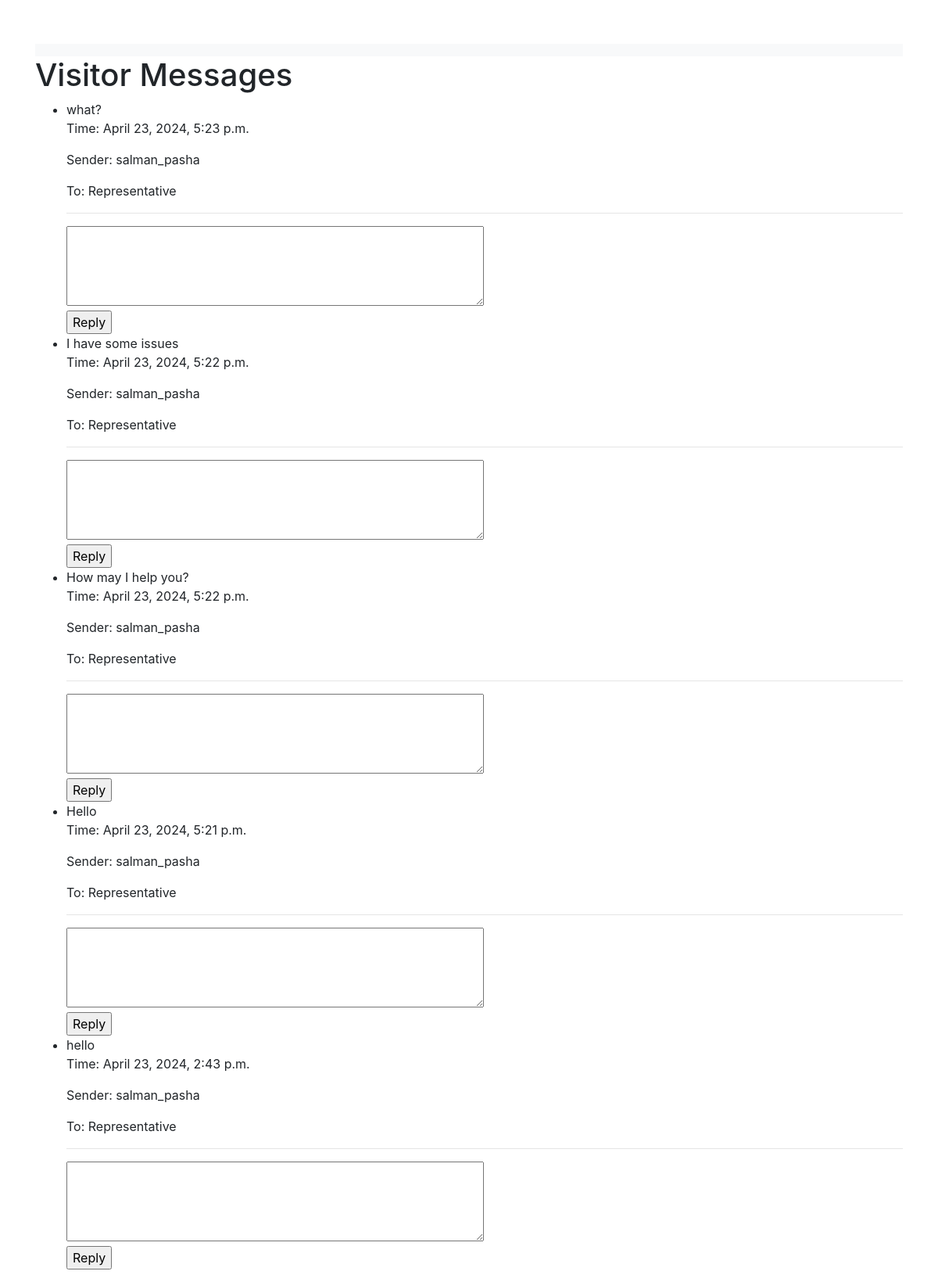
The app's page /message_view/ (signed in) with its own data.
### Support_Group/models.py (models this page shows, shortened)
class Message(models.Model):
    user = models.ForeignKey(get_user_model(), on_delete= models.CASCADE)
    support_group = models.ForeignKey(SupportGroup, on_delete = models.CASCADE)
    message = models.TextField()
    time = models.DateTimeField(auto_now_add = True)

### Login_Authentication/models.py (models this page shows)
class UserLoginAuth(AbstractUser):
    USERNAME_FIELD = 'username'
    EMAIL_FIELD = 'email_address'
    username = models.TextField(max_length = 20,unique = True, default = None)
    phone_number = models.CharField(max_length = 13,unique= True, blank=False)
    password = models.CharField(max_length = 8, default = None, null = True)
    email_address = models.EmailField(default =None, null = True,unique=True)

### Support_Group/views.py (the view)
# urls.py: path('message_view/', message_view, name = 'message_view'),
@login_required
def message_view(request):
    messages = Message.objects.all().order_by('-time')
    return render(request, 'message_view.html',{'messages':messages})

### Support_Group/templates/message_view.html (shortened to what this page needs)
{% extends 'base.html' %}
{% block content %}
  <h1>Visitor Messages</h1>
  <ul>
    {% for message in messages %}
      <li>{{ message.message }}</li>
      <p>Time: {{ message.time }}</p>
      {% if message.user == request.user %}
        <p>Sender: Representative</p>
        <p>To: {{ message.support_group.userprofile_set.first.user.username }}</p>
      {% else %}
        <p>Sender: {{ message.user.username }}</p>
        <p>To: Representative</p>
      {% endif %}
      <hr>
      <form method="post" action="{% url 'reply_message' message.id %}">
        <textarea name="reply" rows="4" cols="50"></textarea><br>
        <input type="submit" value="Reply">
      </form>
    {% empty %}
      <p>No messages from visitors.</p>
    {% endfor %}
  </ul>
{% endblock %}

### Login_Authentication/templates/base.html (style rules this page uses)
body { padding-top: 56px; }

### records on screen
Message: message "what?", time "April 23, 2024, 5:23 p.m.", user.username "salman_pasha"
Message: message "I have some issues", time "April 23, 2024, 5:22 p.m.", user.username "salman_pasha"
Message: message "How may I help you?", time "April 23, 2024, 5:22 p.m.", user.username "salman_pasha"
Message: message "Hello", time "April 23, 2024, 5:21 p.m.", user.username "salman_pasha"
Message: message "hello", time "April 23, 2024, 2:43 p.m.", user.username "salman_pasha"
